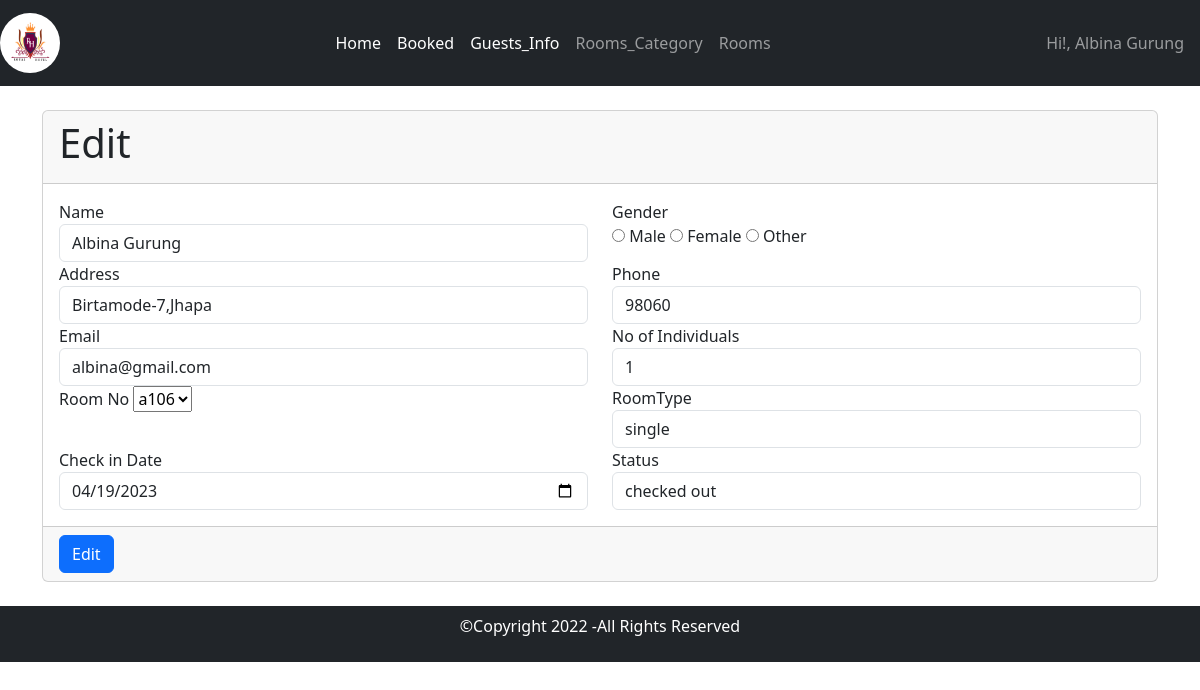
The page /Administrator/AdminDashboard/CheckinEdit.php?id=26 (signed in) on the database its author committed.
### tables this page shows
CREATE TABLE `checked_in` (
  `ID` int(11) NOT NULL,
  `Name` varchar(30) NOT NULL,
  `Gender` varchar(20) NOT NULL,
  `Address` varchar(30) NOT NULL,
  `Email` varchar(30) NOT NULL,
  `Phone` char(10) NOT NULL,
  `No_Of_Individuals` int(11) NOT NULL,
  `RoomId` int(11) NOT NULL,
  `RoomType` varchar(30) NOT NULL,
  `Check_In_Date` date NOT NULL,
  `Status` varchar(20) NOT NULL,
  `Check_Out_Date` date DEFAULT NULL
);

### Administrator/AdminDashboard/CheckinEdit.php (the view, shortened to what this page needs)
<?php
require_once("../include/Header.php");
require_once("../include/Navigation.php");
require_once("../../connect.php");
function getCustomerById($id)
{
  global $connection;
  $fetchcustomer = mysqli_query($connection, "SELECT *FROM `checked_in` where ID=$id;");
  $customer = mysqli_fetch_assoc($fetchcustomer);
  return $customer;
}
$customerId = $_GET['id'];
$customer = getCustomerById($customerId);
?>
<form action="" method="post">
  <div class="container-fluid my-4">
    <div class="container">
      <div class="card w-100">
        <div class="card-header">
          <h1 class="card-title">Edit</h1>
        </div>
        <div class="card-body">
          <div class="row">
            <div class="col-md-6">
              <label for="name">Name</label>
              <input type="text" placeholder="Name" name="name" class="form-control" value="<?= $customer['Name'] ?>">
            </div>
            <div class="col-md-6">
              <label for="gender">Gender</label><br>
              <input type="radio" name="gender" id="gender" value="Male"> Male
              <input type="radio" name="gender" id="gender" value="Female"> Female
              <input type="radio" name="gender" id="gender" value="Other"> Other
            </div>
            <div class="col-md-6">
              <label for="address">Address</label>
              <input type="text" placeholder="Address" name="address" class="form-control" value="<?= $customer['Address'] ?>">
            </div>
            <div class="col-md-6">
              <label for="Phone">Phone</label>
              <input class="form-control" type="phone" placeholder="Phone" name="phone" value="<?= $customer['Phone'] ?>">
            </div>
            <div class="col-md-6">
              <label for="email">Email</label>
              <input type="email" class="form-control" placeholder="Email" name="email" value="<?= $customer['Email'] ?>">
            </div>
            <div class="col-md-6">
              <label for="noofindividuals">No of Individuals</label>
              <input type="number" placeholder="No of Individuals" class="form-control" name="noofindividuals" value="<?= $customer['No_Of_Individuals'] ?>">
            </div>
            <div class="col-md-6">
              <label for="roomno">Room No</label>
              <select name="roomid" id="roomid">
                <?php
                require_once("../../connect.php");
                $sql = "SELECT * FROM `rooms`";
                $rooms = mysqli_query($connection, $sql) or die(mysqli_error($connection));
                if (mysqli_num_rows($rooms) > 0) {
                  foreach ($rooms as $room) {
                ?>
                    <option <?= $customer['RoomId'] == $room['RoomId'] ? "Not Available" : "" ?> value="<?= $room['RoomId'] ?>"> <?= $room['RoomName'] ?></option>
                <?php
                  }
                }
                ?>
              </select>
            </div>
            <div class="col-md-6">
              <label for="roomtype">RoomType</label>
              <input type="text" placeholder="RoomType" name="roomtype" class="form-control" value="<?= $customer['RoomType'] ?>">
            </div>
            <div class="col-md-6">
              <label for="date">Check in Date</label>
              <input type="date" placeholder="Date" name="check_in_date" class="form-control" value="<?= $customer['Check_In_Date'] ?>">
            </div>
            <div class="col-md-6">
              <label for="status">Status</label>
              <input type="status" placeholder="status" name="status" class="form-control" value="<?= $customer['Status'] ?>">
            </div>
          </div>
        </div>
        <div class="card-footer">
          <button name="edit" class="btn btn-primary">Edit</button>
        </div>
      </div>
    </div>
  </div>
</form>
<?php
require_once("../include/Footer.php");
?>

### rows shown on the page
checked_in: name "Albina Gurung", address "Birtamode-7,Jhapa", phone "98060", email "albina@gmail.com", noofindividuals "1", roomtype "single", check_in_date "04/19/2023", status "checked out"

### other values the page prints
$_SESSION['username'] "Albina Gurung"
form field roomid "a106"
